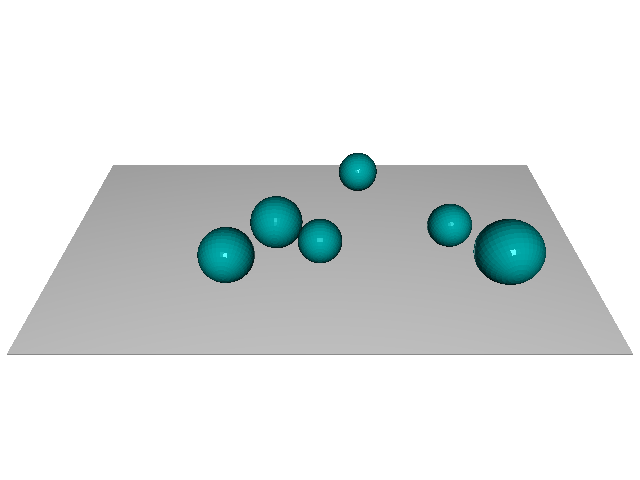
#> input picture CW-II-3d-from-stereo/view0.png, 640 x 480 px
$ python Task1.py
#> lines starting #> are read from the running program, lines starting #| are printed output that depends on the picture; after the words box and inside, x2 and y2 are one past the last pixel; in counts of white or black regions, pixels touching at a corner belong together
import cv2
import numpy as np

dp = 1 # acc same size with image
minDist = 15
mag_thr = 40
acc_thr = 30

def detectCircle(img):
    gray = cv2.cvtColor(img, cv2.COLOR_BGR2GRAY)
    circles = cv2.HoughCircles(
        gray,
        cv2.HOUGH_GRADIENT,
        dp,
        minDist,
        param1=mag_thr,   # mag thr
        param2=acc_thr,   # acc thr
        minRadius=12,
        maxRadius=35
    )

    if circles is not None:
        circles = np.uint16(np.around(circles))
        for x, y, r in circles[0]:
            cv2.circle(img, (x, y), r, (0,255,0), 2)


image0 = cv2.imread("./view0.png", 1)
#> image0 is the input picture: shape (480, 640, 3); mean B, G, R 227.1, 227.1, 222.4
image1 = cv2.imread("./view1.png", 1)
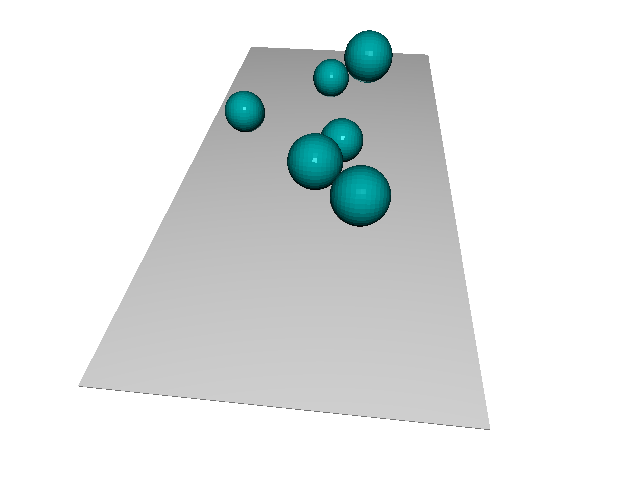
#> input picture CW-II-3d-from-stereo/view1.png, 640 x 480 px
#> image1 is the input picture: shape (480, 640, 3); mean B, G, R 229.4, 229.4, 225.4
detectCircle(image0)
#> in detectCircle, `gray = cv2.cvtColor(img, cv2.COLOR_BGR2GRAY)`:
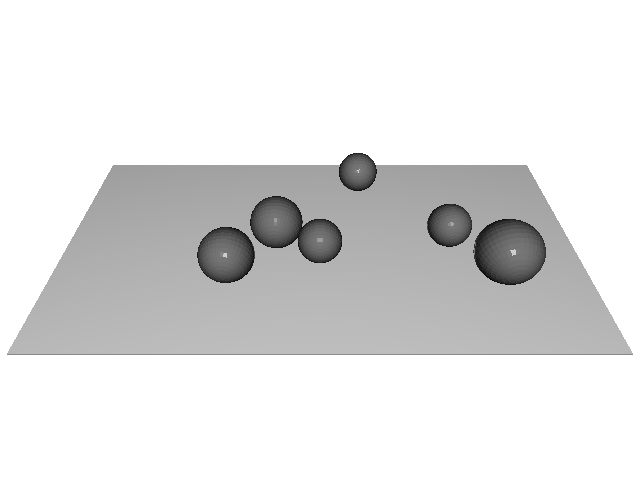
#> gray: shape (480, 640); min 2, max 255, mean 225.7
#> in detectCircle, `circles = cv2.HoughCircles( gray, cv2.HOUGH_GRADIENT, dp, minDist, par..`: circles = [[276.5, 221.5, 26.4], [514.5, 251.5, 31.1], [226.5, 253.5, 27.9], [318.5, 240.5, 22.5], [452.5, 224.5, 19.4], [358.5, 170.5, 18.5]]
#> in detectCircle, `circles = np.uint16(np.around(circles))`: circles = [[276, 222, 26], [514, 252, 31], [226, 254, 28], [318, 240, 22], [452, 224, 19], [358, 170, 18]]
#> the loop in detectCircle, `for x, y, r in circles[0]:` made 6 passes
#> after the loop in detectCircle, `for x, y, r in circles[0]:`:
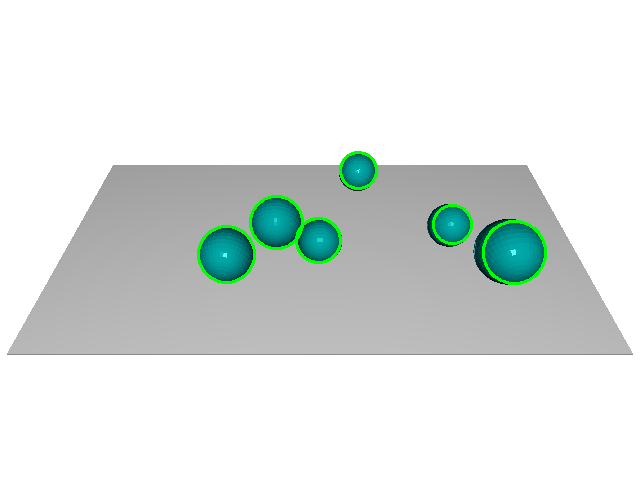
#> img: shape (480, 640, 3); 0.88% of pixels changed, all inside (x1, y1, x2, y2) = (197, 151, 547, 285)
detectCircle(image1)
#> in detectCircle (call 2), `gray = cv2.cvtColor(img, cv2.COLOR_BGR2GRAY)`:
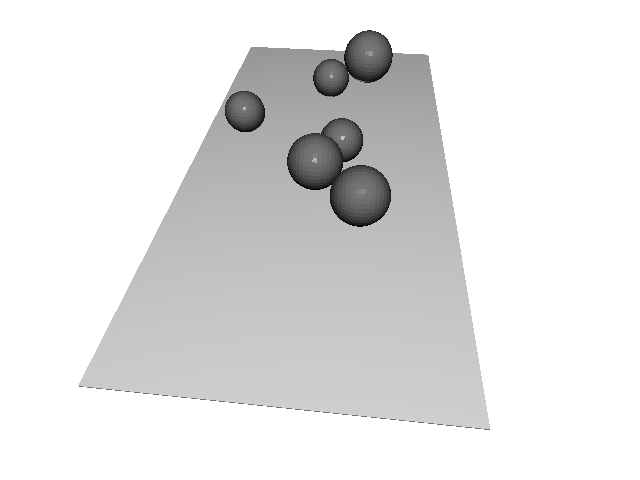
#> gray: shape (480, 640); min 0, max 255, mean 228.2
#> in detectCircle (call 2), `circles = cv2.HoughCircles( gray, cv2.HOUGH_GRADIENT, dp, minDist, par..`: circles = [[359.5, 194.5, 30.9], [314.5, 158.5, 26.6], [368.5, 53.5, 23.2], [243.5, 110.5, 19.6], [330.5, 74.5, 16.3], [342.5, 136.5, 18.8]]
#> in detectCircle (call 2), `circles = np.uint16(np.around(circles))`: circles = [[360, 194, 31], [314, 158, 27], [368, 54, 23], [244, 110, 20], [330, 74, 16], [342, 136, 19]]
#> the loop in detectCircle (call 2), `for x, y, r in circles[0]:` made 6 passes
#> after the loop in detectCircle (call 2), `for x, y, r in circles[0]:`:
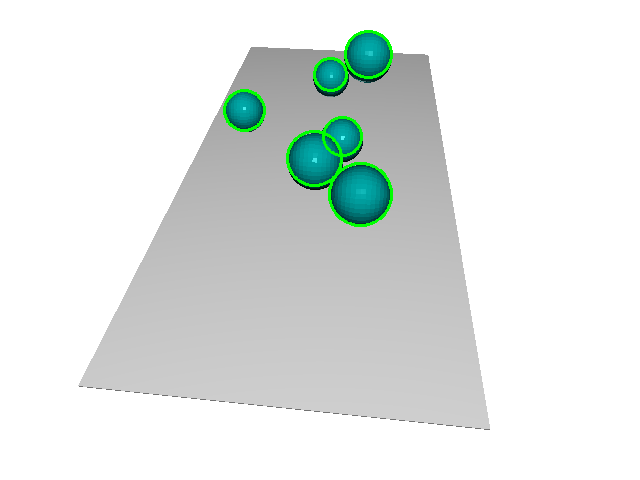
#> img: shape (480, 640, 3); 0.82% of pixels changed, all inside (x1, y1, x2, y2) = (223, 30, 393, 227)
cv2.imwrite("image0.png", image0)
cv2.imwrite("image1.png", image1)
